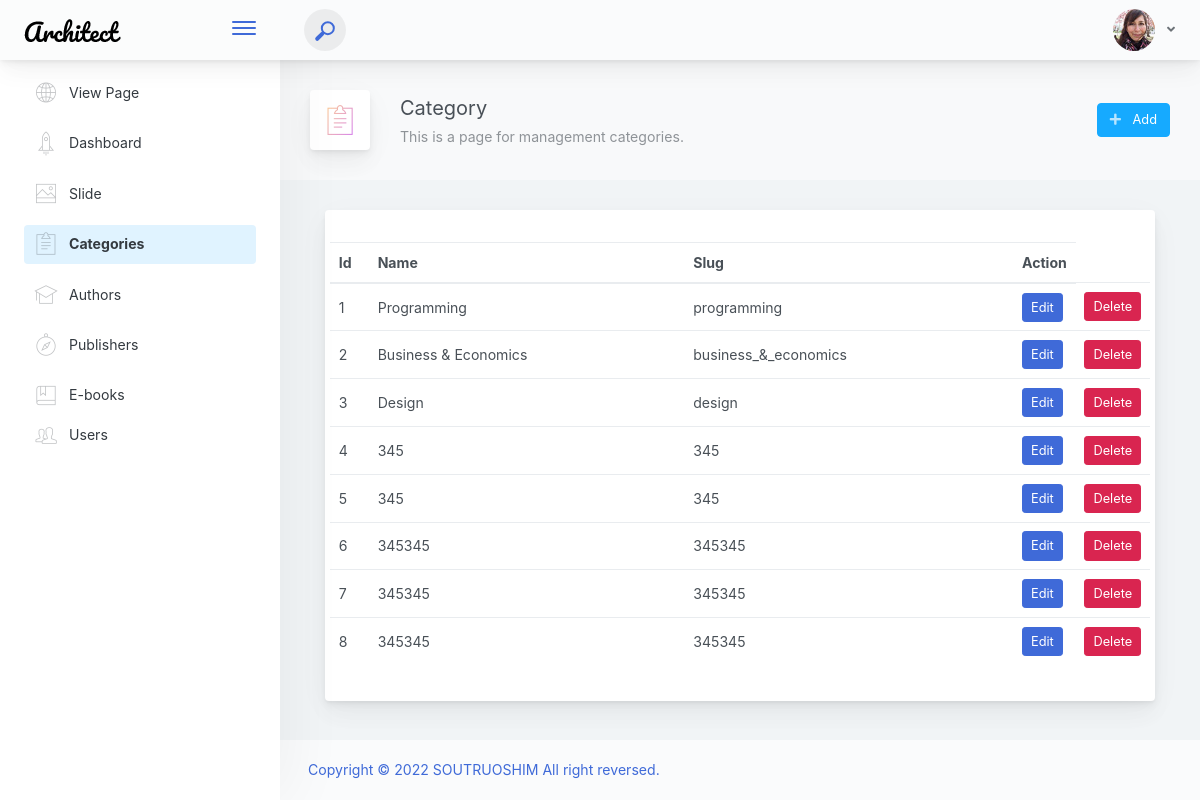
Page /admin/category/category.php on the committed database.
### tables this page shows
CREATE TABLE IF NOT EXISTS `categories` (
  `id` bigint(20) UNSIGNED NOT NULL AUTO_INCREMENT,
  `name` varchar(191) NOT NULL,
  `slug` varchar(191) NOT NULL,
  `created_at` timestamp NULL DEFAULT CURRENT_TIMESTAMP,
  `updated_at` timestamp NULL DEFAULT NULL,
  PRIMARY KEY (`id`)
);

### config/Database.php (called while the page is built, shortened)
<?php
    class database{
        private $servername = SERVER_NAME;
        private $username = USER_NAME;
        private $password= DB_PASSWORD;
        private $dbname= DB_NAME;
        private $mysqli='';
        public function __construct(){
            $this->mysqli = new mysqli($this->servername,$this->username,$this->password,$this->dbname);
        }
        public function select($table,$rows="*",$where = null){
            if ($where != null) {
                $sql="SELECT $rows FROM $table WHERE $where";
            }else{
                $sql="SELECT $rows FROM $table";
            }
            $this->sql = $result = $this->mysqli->query($sql);
        }
    }
?>

### admin/category/category.php (the view, shortened to what this page needs)
<?php
   include("../inc/header.php");
    include(__DIR__ . "/../../config/database.php");
?>
<div class="app-page-title">
    <div class="page-title-wrapper">
        <div class="page-title-heading">
            <div class="page-title-icon">
                <i class="pe-7s-note2 icon-gradient bg-mean-fruit">
                </i>
            </div>
            <div>Category
                <div class="page-title-subheading">This is a page for management categories.
                </div>
            </div>
        </div>
        <div class="page-title-actions">
            <div class="d-inline-block dropdown">
                <a type="button" class="btn-shadow btn btn-info" href="../category/add_category.php" >
                    <span class="btn-icon-wrapper pr-2 opacity-7">
                        <i class="fa fa-plus fa-w-20"></i>
                    </span>
                    Add
                </a>
            </div>
        </div>
    </div>
</div>
            <div class="content-wrap">
                <div class="container-fluid">
                <div class="main-card mb-3 card">
                 <div class="card-body"><h5 class="card-title"></h5>
                <div class="row">
                        <div class="col-md-12 p-0">
                            <table class="table">
                                <thead>
                                    <tr>
                                        <th scope="col" width="5%">Id</th>
                                        <th scope="col" width="45%">Name</th>
                                        <th scope="col" width="45%">Slug</th>
                                        <th scope="col" width="5%">Action</th>
                                    </tr>
                                </thead>
                                <tbody>
                                    <?php
                                        $b = new database();
                                        $b->select("categories","*");
                                        $result = $b->sql;
                                    ?>
                                    <?php while ($row = mysqli_fetch_assoc($result)) { ?>
                                        <tr>
                                            <td><?php echo $row['id']; ?></td>
                                            <td><?php echo $row['name']; ?></td>
                                            <td><?php echo $row['slug']; ?></td>
                                            <td>
                                                <a href="edit_category.php?id=<?php echo $row['id']; ?>" type="button" class="btn btn-primary btn-sm">Edit</a>
                                            </td>
                                            <td>
                                                <form method="POST" action="queries/delete_category.php">
                                                    <input type="submit" class="btn btn-danger btn-sm" name="submit" value="Delete">
                                                </form>
                                            </td>
                                        </tr>
                                    <?php } ?>
                              </tbody>
                            </table>
                        </div>
                    </div>
                </div>
                </div>
                </div>
            </div>
<?php
   include("../inc/footer.php");
?>

### rows in the picture
categories: id "1", name "Programming", slug "programming"
categories: id "2", name "Business & Economics", slug "business_&_economics"
categories: id "3", name "Design", slug "design"
categories: id "4", name "345", slug "345"
categories: id "5", name "345", slug "345"
categories: id "6", name "345345", slug "345345"
categories: id "7", name "345345", slug "345345"
categories: id "8", name "345345", slug "345345"
